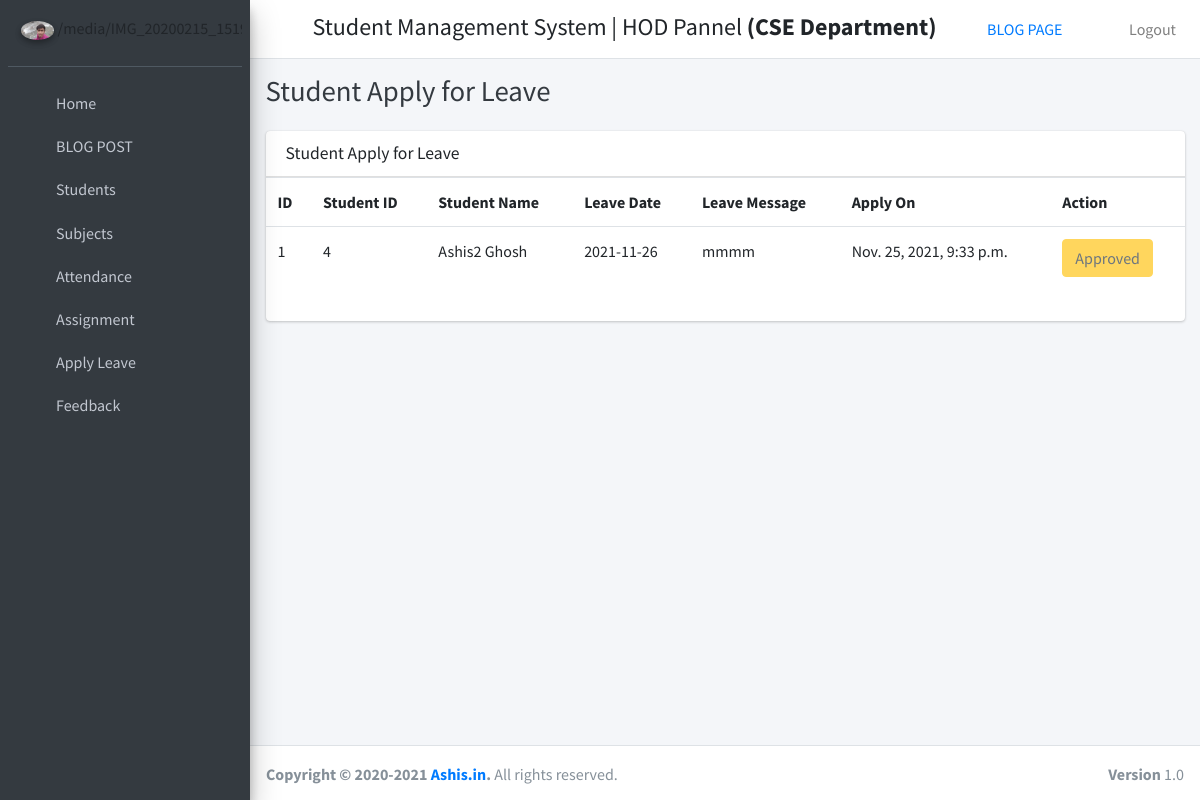
The app's page /backend/student_leave_view (signed in) with its own data.
### user/models.py (models this page shows, shortened)
class User(AbstractBaseUser, PermissionsMixin):
    username = models.CharField(max_length=255, unique=True, db_index=True)
    first_name = models.CharField(max_length=255, default="")
    last_name = models.CharField(max_length=255, default="")
    email = models.EmailField(max_length=255, unique=True, db_index=True)
    is_verified = models.BooleanField(default=False)
    is_active = models.BooleanField(default=True)
    is_staff = models.BooleanField(default=False)
    user_type_data=((0,"Principal"),(1,"HOD"),(2,"Staff"),(3,"Student"))
    user_type=models.IntegerField(default=0,choices=user_type_data)
    USERNAME_FIELD = 'email'
    REQUIRED_FIELDS = ['username']
    objects = UserManager()
    @property
    def profilePic(self):
        print(self.user_type,self.hod.profile_pic)
        if self.user_type==0 and self.principal.profile_pic:
            return settings.MEDIA_URL+ str(self.principal.profile_pic)
        if self.user_type==1 and self.hod.profile_pic:
            return settings.MEDIA_URL+ str(self.hod.profile_pic)
        elif self.user_type==2 and self.staff.profile_pic:
            return settings.MEDIA_URL+ str(self.staff.profile_pic)
        elif self.user_type==3 and self.student.profile_pic:
            return settings.MEDIA_URL+str( self.student.profile_pic)
        else:
            return "https://userpic.codeforces.org/no-avatar.jpg"

### student_management_app/models.py (models this page shows)
class HOD(models.Model):
    id=models.AutoField(primary_key=True)
    profile_pic = models.FileField()
    dept_id=models.OneToOneField(Department,on_delete=models.CASCADE,related_name='hod_dept')
    admin=models.OneToOneField(User,on_delete=models.CASCADE,related_name='hod')
    address=models.TextField(default="ban")
    created_at=models.DateTimeField(auto_now_add=True)
    updated_at=models.DateTimeField(auto_now_add=True)
    objects=models.Manager()
    @property
    def get_dept_name(self):
        return self.dept_id.dept_name

class Department(models.Model):
    id=models.AutoField(primary_key=True)
    dept_name=models.CharField(max_length=255)
    created_at=models.DateTimeField(auto_now_add=True)
    updated_at=models.DateTimeField(auto_now_add=True)
    objects=models.Manager()

class LeaveReport(models.Model):
    id=models.AutoField(primary_key=True)
    user = models.ForeignKey(User,on_delete=models.CASCADE)
    leave_date=models.CharField(max_length=255)
    leave_message=models.TextField()
    leave_status=models.IntegerField(default=0)
    created_at=models.DateTimeField(auto_now_add=True)
    updated_at=models.DateTimeField(auto_now_add=True)
    objects=models.Manager()

### student_management_app/HodViews.py (the view)
# urls.py: path('student_leave_view', student_leave_view,name="student_leave_view"),
def student_leave_view(request):
    check_valid_user_access_the_page(request)
    leaves = []
    for student in Students.objects.all():
        user_obj = User.objects.get(id = student.admin.id)
        leave=LeaveReport.objects.filter(user=user_obj)
        leaves += leave
    context = {}
    pagination_req,leaves = Pagination_handle(request,leaves)
    context['pagination_req'] = pagination_req
    context['leaves'] = leaves
    return render(request,"hod_template/student_leave_view.html",context)

### student_management_app/HodViews.py (called while the page is built)
def check_valid_user_access_the_page(request):
    user_type = request.session.get('user_type',-1)
    if user_type != 1:
        raise Http404('method not allowed')

def Pagination_handle(request,obj):
    pagination_req = len(obj) > ITEM_PER_PAGE
    page = request.GET.get('page', 1)
    obj_paginator = Paginator(obj, ITEM_PER_PAGE)
    try:
        obj = obj_paginator.page(page)
    except PageNotAnInteger:
        obj = obj_paginator.page(ITEM_PER_PAGE)
    except EmptyPage:
        obj = obj_paginator.page(obj_paginator.num_pages)
    return pagination_req,obj

### student_management_app/templates/hod_template/student_leave_view.html (shortened to what this page needs)
{% extends 'base_template.html' %}
{% block page_title %}
Student Apply for Leave
{% endblock page_title %}
{% block main_content %}
    <section class="content">
      <div class="container-fluid">
          <div class="row">
              <div class="col-md-12">
            <div class="card">
              <div class="card-header">
                <h3 class="card-title">Student Apply for Leave</h3>
              </div>
                <div class="table">
                    <table class="table">
                        <tr>
                            <th>ID</th>
                            <th>Student ID</th>
                            <th>Student Name</th>
                            <th>Leave Date</th>
                            <th>Leave Message</th>
                            <th>Apply On</th>
                            <th>Action</th>
                        </tr>
                        {% for leave in leaves %}
                        <tr>
                           <td>{{ leave.id }}</td>
                            <td>{{ leave.user.id }}</td>
                            <td>{{ leave.user.first_name }} {{ leave.user.last_name }}</td>
                            <td>{{ leave.leave_date }}</td>
                            <td>{{ leave.leave_message }}</td>
                            <td>{{ leave.created_at }}</td>
                            <td>
                                {% if leave.leave_status == 0 %}
                                <a href="{% url 'student_approve_leave' leave_id=leave.id %}" class="btn btn-success" >Approve</a>
                                <a class="btn btn-danger" href="{% url 'student_disapprove_leave' leave_id=leave.id %}" >Disapprove</a>
                                {% elif leave.leave_status == 1  %}
                                 <button class="btn btn-warning" disabled="disabled" data-toggle="modal" data-target="#reply_modal">Approved</button>
                                {% else %}
                                <button class="btn btn-danger" disabled="disabled" data-toggle="modal" data-target="#reply_modal">Disapproved</button>
                                {% endif %}
                            </td>
                        </tr>
                        {% endfor %}
                    </table>
                </div>
            </div>
          </div>
          </div>
      </div>
    </section>
{% endblock main_content %}

### student_management_app/templates/base_template.html (shortened to what this page needs)
{% load static %}
<!DOCTYPE html>
<html>
<head>
  <link rel="stylesheet" href="{% static "plugins/fontawesome-free/css/all.min.css" %}">
  <link rel="stylesheet" href="https://code.ionicframework.com/ionicons/2.0.1/css/ionicons.min.css">
  <link rel="stylesheet" href="{% static "plugins/tempusdominus-bootstrap-4/css/tempusdominus-bootstrap-4.min.css" %}">
  <link rel="stylesheet" href="{% static "plugins/icheck-bootstrap/icheck-bootstrap.min.css" %}">
  <link rel="stylesheet" href="{% static "plugins/jqvmap/jqvmap.min.css" %}">
  <link rel="stylesheet" href="{% static "dist/css/adminlte.min.css" %}">
  <link rel="stylesheet" href="{% static "plugins/overlayScrollbars/css/OverlayScrollbars.min.css" %}">
  <link rel="stylesheet" href="{% static "plugins/daterangepicker/daterangepicker.css" %}">
  <link rel="stylesheet" href="{% static "plugins/summernote/summernote-bs4.css" %}">
</head>
<body class="hold-transition sidebar-mini layout-fixed">
<div class="wrapper">
  <nav class="main-header navbar navbar-expand navbar-white navbar-light">
    <ul class="navbar-nav">
      <li class="nav-item">
        <a class="nav-link" data-widget="pushmenu" href="#"><i class="fas fa-bars"></i></a>
      </li>
    </ul>
      <h4 style="margin-left: 10px;margin-top: 5px;">Student Management System |
      {% if user.user_type == 0 %}Principal Pannel
      {% elif user.user_type == 1 %}
      HOD Pannel <strong>({{user.hod.get_dept_name}} Department)</strong>
      {% elif user.user_type == 2 %}
      Teacher Pannel <strong>({{user.staff.get_dept_name}} Department)</strong>
      {% else %}
      Student Pannel <strong>({{user.student.get_dept_name}} Department)</strong>
    {% endif %}</h4>
    <ul class="navbar-nav ml-auto">
      <li class="nav-item float-sm-right ">
        <a href="{% url 'home' %}">BLOG PAGE</a>
      </li>
    </ul>
    <ul class="navbar-nav ml-auto">
      <li class="nav-item">
        <a class="nav-link" href="{% url 'logout_user' %}">
          Logout
        </a>
      </li>
    </ul>
  </nav>
  {% include 'sidebar.html' with user=user id=id %}
   <div class="content-wrapper">
    <div class="content-header">
      <div class="container-fluid">
        <div class="row mb-2">
          <div class="col-sm-6">
            <h1 class="m-0 text-dark">
                {% block page_title %}
                {% endblock page_title %}
            </h1>
          </div>
        </div>
      </div>
    </div>
     {% block main_content %}{% endblock main_content %}
  </div>
    {% include 'footer.html' %}
</div>
</body>
</html>

### student_management_app/templates/sidebar.html (shortened to what this page needs)
{% load static %}
<aside class="main-sidebar sidebar-dark-primary elevation-4">
    <div class="sidebar">
      <div class="user-panel mt-3 pb-3 mb-3 d-flex">
        <div class="image">
           {% if user.user_type == 0 %}
              <img src="{{user.profilePic}}" class="img-circle elevation-2" alt="User Image">
           {% elif user.user_type == 1 %}
                  <img src="{{user.profilePic}}" class="img-circle elevation-2" alt="User Image">
            {% elif user.user_type == 2 %}
                  <img src="{{user.profilePic}}" class="img-circle elevation-2" alt="User Image">
            {% else %}
                <img src="{{user.profilePic}}" class="img-circle elevation-2" alt="User Image">
            {% endif %}
        </div>
      </div>
      <nav class="mt-2">
        <ul class="nav nav-pills nav-sidebar flex-column" data-widget="treeview" role="menu" data-accordion="false">
          <li class="nav-item">
            {% if user.user_type == 0 %}
              {% url 'principal_home' as principal_home %}
              <a href="{{ principal_home }}" class="nav-link {% if request.path == principal_home %} active {% endif %}">
            {% elif user.user_type == 1 %}
              {% url 'hod_home' as hod_home %}
              <a href="{{ hod_home }}" class="nav-link {% if request.path == hod_home %} active {% endif %}">
            {% elif user.user_type == 2 %}
              {% url 'staff_home' as staff_home %}
              <a href="{{ staff_home }}" class="nav-link {% if request.path == staff_home %} active {% endif %}">
            {% else %}
              {% url 'student_home' as student_home %}
              <a href="{{ student_home }}" class="nav-link {% if request.path == student_home %} active {% endif %}">
            {% endif %}
              <i class="nav-icon fas fa-th"></i>
              <p>
                Home
              </p>
            </a>
          </li>
          <li class="nav-item has-treeview" id='post-url'>
            <a href="#" class="nav-link">
              <i class="nav-icon fas fa-copy"></i>
              <p>
                BLOG POST
                <i class="fas fa-angle-left right"></i>
              </p>
            </a>
                 {% url 'add_post' as add_post %}
                 {% url 'manage_post' as manage_post %}
                  {% url 'edit_post'  as edit_post %}
          </li>
        {% if user.user_type == 1 or user.user_type == 0 %}
          <li class="nav-item has-treeview">
            <a href="#" class="nav-link">
              <i class="nav-icon fas fa-copy"></i>
              <p>
                Students
                <i class="fas fa-angle-left right"></i>
              </p>
            </a>
                  {% url 'manage_student' as manage_student %}
                  {% url 'edit_student' student_id=id as edit_student %}
        </li>
        {% endif %}
        {% if user.user_type == 1 %}
        <li class="nav-item has-treeview">
          <a href="#" class="nav-link">
            <i class="nav-icon fas fa-copy"></i>
            <p>
              Subjects
              <i class="fas fa-angle-left right"></i>
            </p>
          </a>
              {% url 'add_subject' as add_subject %}
              {% url 'manage_subject' as manage_subject %}
              {% url 'edit_subject' subject_id=id as edit_subject %}
        </li>
        {% endif %}
        {% if user.user_type == 2 or user.user_type == 1 %}
        <li class="nav-item has-treeview">
          <a href="#" class="nav-link">
            <i class="nav-icon fas fa-copy"></i>
            <p>
              Attendance
              <i class="fas fa-angle-left right"></i>
            </p>
          </a>
              {% url 'staff_take_attendance' as staff_take_attendance %}
              {% url 'staff_update_attendance' as staff_update_attendance %}
          </li>
          <li class="nav-item has-treeview">
          <a href="#" class="nav-link">
            <i class="nav-icon fas fa-copy"></i>
            <p>
              Assignment
              <i class="fas fa-angle-left right"></i>
            </p>
          </a>
              {% url 'assignment_upload' as assignment_upload %}
              {% url 'assignment_check' as assignment_check %}
          </li>
        {% endif %}
        {% if user.user_type != 0 %}
        <li class="nav-item">
          {% url 'apply_leave' as apply_leave %}
          <a href="{{ apply_leave }}" class="nav-link {% if request.path == apply_leave %} active {% endif %}">
            <i class="nav-icon fas fa-th"></i>
            <p>
              Apply Leave
            </p>
          </a>
        </li>
        <li class="nav-item">
          {% url 'feedback' as feedback %}
          <a href="{{ feedback }}" class="nav-link {% if request.path == feedback %} active {% endif %}">
            <i class="nav-icon fas fa-th"></i>
            <p>
              Feedback
            </p>
          </a>
        </li>
        {% endif %}
        </ul>
      </nav>
    </div>
  </aside>

### records on screen
User: hod.get_dept_name "CSE", profilePic (picture)
LeaveReport: id "1", user.id "4", user.first_name "Ashis2", user.last_name "Ghosh", leave_date "2021-11-26", leave_message "mmmm", created_at "Nov. 25, 2021, 9:33 p.m.", leave_status "Approved"
